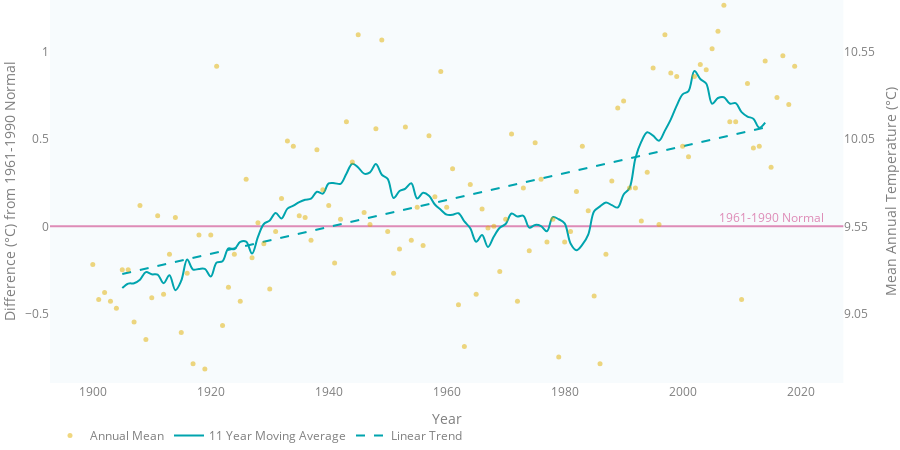

Source (notebook cell):
### Code cell
"""
No longer used. Read from excel
"""


start_time = time.time()
data_path = DATA_PATH+'Atmospheric_Domain/2.1SurfaceAirTemperature/Figure2.1/'
xls = pd.ExcelFile(
    data_path+'AnnualMeanSurfaceAirTemperature1900-2019.xlsx')
dataDF = pd.read_excel(xls, 'Sheet1')
dataDF = dataDF[1:]
dataDF = dataDF.rename(columns={'1961-1990 Normal': 'Anom'})

movingAvgTrace = go.Scatter(x=dataDF.Year,
                            y=dataDF.filter11,
                            text=dataDF['Std Dev (11 year average)'],
                            name='11 Year Moving Average',
                            mode='lines',  # 'line' is default
                            line_shape='spline',
                            line=dict(color=TIMESERIES_COLOR_1,
                                      width=2),
                            hovertemplate='%{x}<br>' +
                            '<b>Moving Average</b><br>' +
                            'Anomaly: %{y:.2f} \u00b0C<extra></extra>'
                            )
annualTrace = go.Scatter(x=dataDF.Year,
                         y=dataDF.Tmean,
                         name='Annual Mean',
                         mode='markers',
                         text=dataDF.Anom,
                         marker=dict(color=TIMESERIES_COLOR_2,
                                     size=5,
                                     opacity=0.5),
                         hovertemplate='%{x}<br>' +
                         '<b>Annual</b><br>' +
                         'Tmean: %{y:.2f} \u00b0C<br>' +
                         'Anomaly: %{text:.2f} \u00b0C<extra></extra>'
                         )

movingAvgDF = dataDF.loc[dataDF.filter11.notna()]
linearTrendPoly = np.polyfit(
    movingAvgDF['Year'], movingAvgDF['filter11'], 1)
linearTrendY = np.poly1d(linearTrendPoly)(movingAvgDF['Year'])
linearTrendTrace = go.Scatter(x=movingAvgDF['Year'],
                              y=linearTrendY,
                              name='Linear Trend',
                              line=dict(color=TIMESERIES_COLOR_1,
                                        dash='dash',
                                        width=2),
                              hoverinfo='skip',
                              )

figure_2_1 = make_subplots(specs=[[{'secondary_y': True}]])

figure_2_1.add_trace(annualTrace,
                     secondary_y=True,)
figure_2_1.add_trace(movingAvgTrace,
                     secondary_y=False)
figure_2_1.add_trace(linearTrendTrace,
                     secondary_y=False)
figure_2_1.update_layout(TIMESERIES_LAYOUT)
# Update y-axes layout seperatly due to the double y-axis chart
figure_2_1.update_yaxes(title_text='Difference (\u00b0C) from 1961-1990 Normal',
                        secondary_y=False,
                        range=[-0.9, 1.3],
                        showgrid=False,
                        dtick=0.5,  # dtick sets the distance between ticks
                        tick0=0,  # tick0 sets a point to map the other ticks
                        fixedrange=True,
                        showspikes=True,
                        zeroline=True,  # add a zero line
                        zerolinecolor=TIMESERIES_COLOR_3
                        )

figure_2_1.update_yaxes(title_text='Mean Annual Temperature (\u00b0C)',
                        secondary_y=True,
                        range=[8.65, 10.85],
                        showgrid=False,
                        dtick=0.5,  # dtick sets the distance between ticks
                        tick0=9.55,  # tick0 sets a point to map the other ticks
                        fixedrange=True,
                        #                      linewidth = 2,
                        #                   spikethickness = 2,
                        #                   linecolor = '#356b6a'
                        )

figure_2_1.update_xaxes(
    title='Year',
    fixedrange=True,  # stops the users being able to zoom
    tickformat='000',  # number format
    showspikes=True,  # show the spike lines on hover
    spikethickness=2,  # spike line thickness
    #                  linewidth = 2, #width of axis line
    #                  linecolor = '#356b6a'
)  # colour of axis line

figure_2_1.add_annotation(x=2015,
                          y=0.053,
                          text='1961-1990 Normal',
                          showarrow=False,
                          font=dict(
                              color=TIMESERIES_COLOR_3),)
print("--- %s seconds ---" % (time.time() - start_time))
figure_2_1

### Figure 1 — Plotly figure (JSON) as saved in the notebook; plotly's stock layout.template omitted (floating-point values rounded to 4 significant figures)
{"data": [{"hovertemplate": "%{x}<br><b>Annual</b><br>Tmean: %{y:.2f} °C<br>Anomaly: %{text:.2f} °C<extra></extra>", "marker": {"color": "#E1AF00", "opacity": 0.5, "size": 5}, "mode": "markers", "name": "Annual Mean", "text": [-0.2193, -0.4193, -0.3793, -0.4293, -0.4693, -0.2493, -0.2493, -0.5493, 0.1207, -0.6493, -0.4093, 0.06067, -0.3893, -0.1593, 0.05067, -0.6093, -0.2693, -0.7893, -0.04933, -0.8193, -0.04933, 0.9207, -0.5693, -0.3493, -0.1593, -0.4293, 0.2707, -0.1793, 0.02067, -0.09933, -0.3593, -0.02933, 0.1607, 0.4907, 0.4607, 0.06067, 0.05067, -0.07933, 0.4407, 0.2107, 0.1207, -0.2093, 0.04067, 0.6007, 0.3707, 1.101, 0.08067, 0.01067, 0.5607, 1.071, -0.02933, -0.2693, -0.1293, 0.5707, -0.07933, 0.1107, -0.1093, 0.5207, 0.1707, 0.8907, 0.1107, 0.3307, -0.4493, -0.6893, 0.2407, -0.3893, 0.1007, -0.009333, 0.0006667, -0.2593, 0.04067, 0.5307, -0.4293, 0.2207, -0.1393, 0.4807, 0.2707, -0.08933, 0.04067, -0.7493, -0.08933, -0.02933, 0.2007, 0.4607, 0.09067, -0.3993, -0.7893, -0.1593, 0.2607, 0.6807, 0.7207, 0.2207, 0.2207, 0.03067, 0.3107, 0.9107, 0.01067, 1.101, 0.8807, 0.8607, 0.4607, 0.4007, 0.8607, 0.9307, 0.9007, 1.021, 1.121, 1.271, 0.6007, 0.6007, -0.4193, 0.8207, 0.4507, 0.4607, 0.9507, 0.3407, 0.7407, 0.9807, 0.7007, 0.9207, null], "type": "scatter", "x": [1900, 1901, 1902, 1903, 1904, 1905, 1906, 1907, 1908, 1909, 1910, 1911, 1912, 1913, 1914, 1915, 1916, 1917, 1918, 1919, 1920, 1921, 1922, 1923, 1924, 1925, 1926, 1927, 1928, 1929, 1930, 1931, 1932, 1933, 1934, 1935, 1936, 1937, 1938, 1939, 1940, 1941, 1942, 1943, 1944, 1945, 1946, 1947, 1948, 1949, 1950, 1951, 1952, 1953, 1954, 1955, 1956, 1957, 1958, 1959, 1960, 1961, 1962, 1963, 1964, 1965, 1966, 1967, 1968, 1969, 1970, 1971, 1972, 1973, 1974, 1975, 1976, 1977, 1978, 1979, 1980, 1981, 1982, 1983, 1984, 1985, 1986, 1987, 1988, 1989, 1990, 1991, 1992, 1993, 1994, 1995, 1996, 1997, 1998, 1999, 2000, 2001, 2002, 2003, 2004, 2005, 2006, 2007, 2008, 2009, 2010, 2011, 2012, 2013, 2014, 2015, 2016, 2017, 2018, 2019, 2020], "xaxis": "x", "y": [9.33, 9.13, 9.17, 9.12, 9.08, 9.3, 9.3, 9, 9.67, 8.9, 9.14, 9.61, 9.16, 9.39, 9.6, 8.94, 9.28, 8.76, 9.5, 8.73, 9.5, 10.47, 8.98, 9.2, 9.39, 9.12, 9.82, 9.37, 9.57, 9.45, 9.19, 9.52, 9.71, 10.04, 10.01, 9.61, 9.6, 9.47, 9.99, 9.76, 9.67, 9.34, 9.59, 10.15, 9.92, 10.65, 9.63, 9.56, 10.11, 10.62, 9.52, 9.28, 9.42, 10.12, 9.47, 9.66, 9.44, 10.07, 9.72, 10.44, 9.66, 9.88, 9.1, 8.86, 9.79, 9.16, 9.65, 9.54, 9.55, 9.29, 9.59, 10.08, 9.12, 9.77, 9.41, 10.03, 9.82, 9.46, 9.59, 8.8, 9.46, 9.52, 9.75, 10.01, 9.64, 9.15, 8.76, 9.39, 9.81, 10.23, 10.27, 9.77, 9.77, 9.58, 9.86, 10.46, 9.56, 10.65, 10.43, 10.41, 10.01, 9.95, 10.41, 10.48, 10.45, 10.57, 10.67, 10.82, 10.15, 10.15, 9.13, 10.37, 10, 10.01, 10.5, 9.89, 10.29, 10.53, 10.25, 10.47, null], "yaxis": "y2"}, {"hovertemplate": "%{x}<br><b>Moving Average</b><br>Anomaly: %{y:.2f} °C<extra></extra>", "line": {"color": "#00a4ae", "shape": "spline", "width": 2}, "mode": "lines", "name": "11 Year Moving Average", "text": [null, null, null, null, null, 0.2044, 0.2377, 0.2367, 0.241, 0.2594, 0.2735, 0.2734, 0.3134, 0.3141, 0.3217, 0.3198, 0.487, 0.4915, 0.4905, 0.4905, 0.4829, 0.4971, 0.4967, 0.4593, 0.4587, 0.4078, 0.408, 0.2564, 0.2836, 0.3053, 0.3, 0.258, 0.2532, 0.2669, 0.2673, 0.2574, 0.2309, 0.2264, 0.2627, 0.2516, 0.368, 0.3671, 0.3694, 0.3637, 0.431, 0.4452, 0.4785, 0.4705, 0.4673, 0.4768, 0.4792, 0.4029, 0.4156, 0.411, 0.4489, 0.3566, 0.354, 0.3806, 0.4556, 0.4337, 0.4557, 0.4556, 0.4527, 0.428, 0.4333, 0.3164, 0.3645, 0.3571, 0.3523, 0.2867, 0.3152, 0.293, 0.2968, 0.296, 0.3844, 0.3766, 0.3766, 0.3418, 0.3427, 0.3386, 0.3607, 0.3987, 0.3795, 0.3982, 0.4632, 0.4524, 0.45, 0.4483, 0.4489, 0.4397, 0.5016, 0.4682, 0.4031, 0.3824, 0.3898, 0.3875, 0.383, 0.3863, 0.3851, 0.34, 0.3272, 0.3428, 0.2621, 0.2655, 0.2751, 0.463, 0.4568, 0.4533, 0.4588, 0.4599, 0.4672, 0.4528, 0.4394, 0.385, 0.3996, null, null, null, null, null, null], "type": "scatter", "x": [1900, 1901, 1902, 1903, 1904, 1905, 1906, 1907, 1908, 1909, 1910, 1911, 1912, 1913, 1914, 1915, 1916, 1917, 1918, 1919, 1920, 1921, 1922, 1923, 1924, 1925, 1926, 1927, 1928, 1929, 1930, 1931, 1932, 1933, 1934, 1935, 1936, 1937, 1938, 1939, 1940, 1941, 1942, 1943, 1944, 1945, 1946, 1947, 1948, 1949, 1950, 1951, 1952, 1953, 1954, 1955, 1956, 1957, 1958, 1959, 1960, 1961, 1962, 1963, 1964, 1965, 1966, 1967, 1968, 1969, 1970, 1971, 1972, 1973, 1974, 1975, 1976, 1977, 1978, 1979, 1980, 1981, 1982, 1983, 1984, 1985, 1986, 1987, 1988, 1989, 1990, 1991, 1992, 1993, 1994, 1995, 1996, 1997, 1998, 1999, 2000, 2001, 2002, 2003, 2004, 2005, 2006, 2007, 2008, 2009, 2010, 2011, 2012, 2013, 2014, 2015, 2016, 2017, 2018, 2019, 2020], "xaxis": "x", "y": [null, null, null, null, null, -0.3548, -0.3293, -0.3266, -0.3066, -0.263, -0.2757, -0.2775, -0.3266, -0.2812, -0.3666, -0.3121, -0.1912, -0.2484, -0.2448, -0.2448, -0.2884, -0.2084, -0.2002, -0.1266, -0.1312, -0.08933, -0.08752, -0.1566, -0.06024, 0.01339, 0.03339, 0.07703, 0.04521, 0.1016, 0.1188, 0.1388, 0.1525, 0.1588, 0.1988, 0.1879, 0.2461, 0.2479, 0.2443, 0.3025, 0.3598, 0.3379, 0.3025, 0.3098, 0.3579, 0.2961, 0.2725, 0.1625, 0.2025, 0.217, 0.247, 0.1598, 0.1925, 0.1761, 0.1252, 0.09521, 0.06703, 0.06612, 0.07521, 0.02794, -0.01115, -0.08842, -0.05024, -0.1193, -0.05842, -0.008424, 0.01339, 0.07339, 0.05612, 0.06067, -0.007515, 0.007939, 0.001576, -0.02842, 0.05248, 0.04067, 0.01703, -0.09842, -0.1375, -0.1057, -0.04752, 0.08612, 0.1143, 0.137, 0.1216, 0.1079, 0.1825, 0.2198, 0.3916, 0.4861, 0.5407, 0.5207, 0.4916, 0.5498, 0.6143, 0.6934, 0.7579, 0.777, 0.8916, 0.8461, 0.8207, 0.7043, 0.737, 0.7416, 0.7052, 0.707, 0.6561, 0.6307, 0.6179, 0.5661, 0.5952, null, null, null, null, null, null], "yaxis": "y"}, {"hoverinfo": "skip", "line": {"color": "#00a4ae", "dash": "dash", "width": 2}, "name": "Linear Trend", "type": "scatter", "x": [1905, 1906, 1907, 1908, 1909, 1910, 1911, 1912, 1913, 1914, 1915, 1916, 1917, 1918, 1919, 1920, 1921, 1922, 1923, 1924, 1925, 1926, 1927, 1928, 1929, 1930, 1931, 1932, 1933, 1934, 1935, 1936, 1937, 1938, 1939, 1940, 1941, 1942, 1943, 1944, 1945, 1946, 1947, 1948, 1949, 1950, 1951, 1952, 1953, 1954, 1955, 1956, 1957, 1958, 1959, 1960, 1961, 1962, 1963, 1964, 1965, 1966, 1967, 1968, 1969, 1970, 1971, 1972, 1973, 1974, 1975, 1976, 1977, 1978, 1979, 1980, 1981, 1982, 1983, 1984, 1985, 1986, 1987, 1988, 1989, 1990, 1991, 1992, 1993, 1994, 1995, 1996, 1997, 1998, 1999, 2000, 2001, 2002, 2003, 2004, 2005, 2006, 2007, 2008, 2009, 2010, 2011, 2012, 2013, 2014], "xaxis": "x", "y": [-0.2737, -0.266, -0.2583, -0.2506, -0.2428, -0.2351, -0.2274, -0.2197, -0.2119, -0.2042, -0.1965, -0.1888, -0.1811, -0.1733, -0.1656, -0.1579, -0.1502, -0.1424, -0.1347, -0.127, -0.1193, -0.1115, -0.1038, -0.09609, -0.08836, -0.08064, -0.07292, -0.06519, -0.05747, -0.04974, -0.04202, -0.03429, -0.02657, -0.01885, -0.01112, -0.003399, 0.004325, 0.01205, 0.01977, 0.0275, 0.03522, 0.04295, 0.05067, 0.05839, 0.06612, 0.07384, 0.08157, 0.08929, 0.09701, 0.1047, 0.1125, 0.1202, 0.1279, 0.1356, 0.1434, 0.1511, 0.1588, 0.1665, 0.1743, 0.182, 0.1897, 0.1974, 0.2052, 0.2129, 0.2206, 0.2283, 0.236, 0.2438, 0.2515, 0.2592, 0.2669, 0.2747, 0.2824, 0.2901, 0.2978, 0.3056, 0.3133, 0.321, 0.3287, 0.3365, 0.3442, 0.3519, 0.3596, 0.3674, 0.3751, 0.3828, 0.3905, 0.3983, 0.406, 0.4137, 0.4214, 0.4291, 0.4369, 0.4446, 0.4523, 0.46, 0.4678, 0.4755, 0.4832, 0.4909, 0.4987, 0.5064, 0.5141, 0.5218, 0.5296, 0.5373, 0.545, 0.5527, 0.5605, 0.5682], "yaxis": "y"}], "layout": {"annotations": [{"font": {"color": "#de8bb7"}, "showarrow": false, "text": "1961-1990 Normal", "x": 2015, "y": 0.053}], "font": {"color": "#7f7f7f"}, "height": 450, "hovermode": "closest", "legend": {"bgcolor": "rgba(0,0,0,0)", "itemclick": false, "itemdoubleclick": false, "orientation": "h"}, "margin": {"b": 0, "l": 0, "r": 0, "t": 0}, "paper_bgcolor": "rgba(0,0,0,0)", "plot_bgcolor": "#f7fbfd", "xaxis": {"anchor": "y", "domain": [0, 0.94], "fixedrange": true, "showgrid": false, "showspikes": true, "spikethickness": 2, "tickformat": "000", "title": {"text": "Year"}}, "yaxis": {"anchor": "x", "domain": [0, 1], "dtick": 0.5, "fixedrange": true, "range": [-0.9, 1.3], "showgrid": false, "showspikes": true, "tick0": 0, "title": {"text": "Difference (°C) from 1961-1990 Normal"}, "zeroline": true, "zerolinecolor": "#de8bb7"}, "yaxis2": {"anchor": "x", "dtick": 0.5, "fixedrange": true, "overlaying": "y", "range": [8.65, 10.85], "showgrid": false, "side": "right", "tick0": 9.55, "title": {"text": "Mean Annual Temperature (°C)"}}}}
